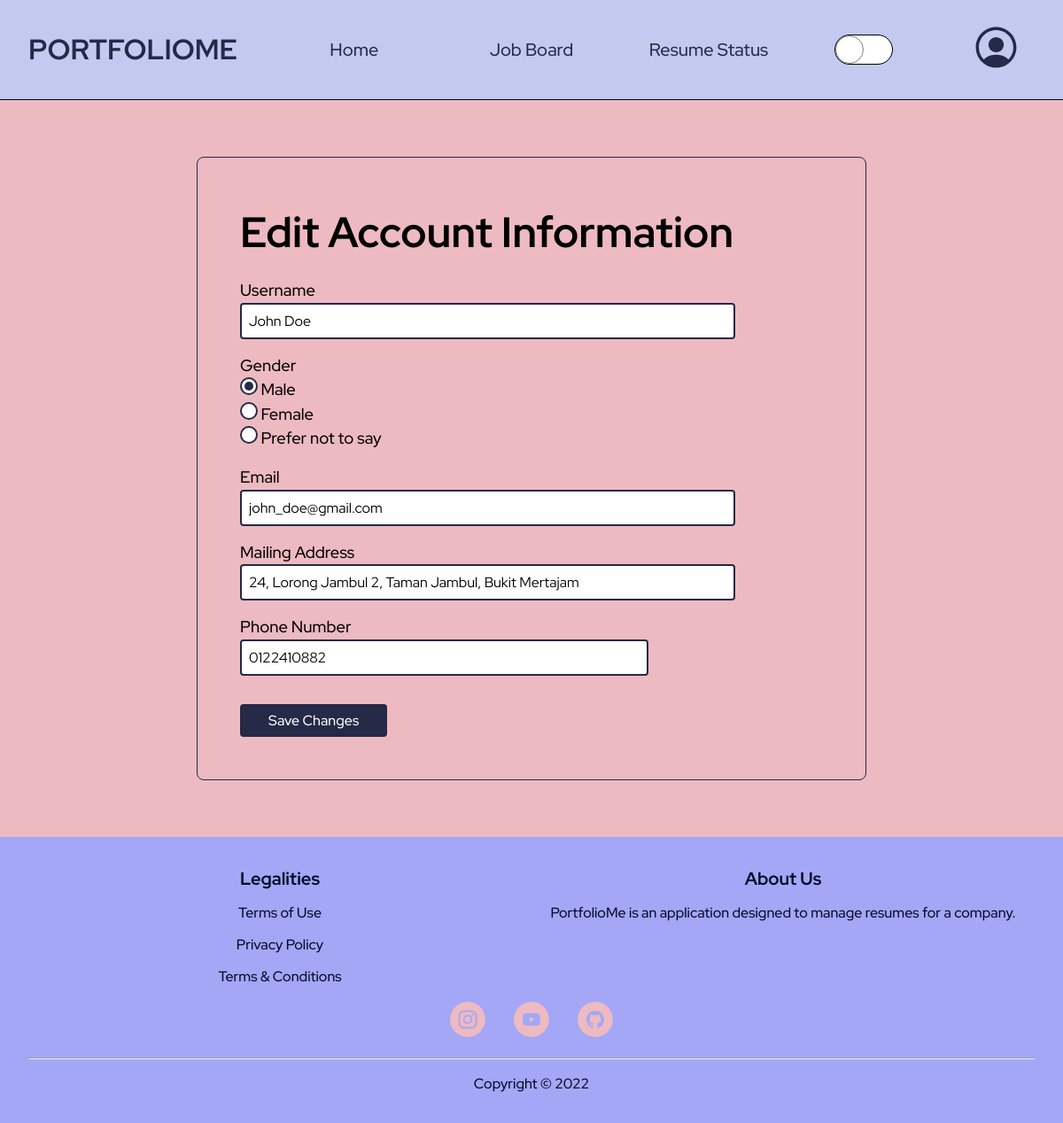
Page /edit_profile (signed in) on the committed database.
### PortfolioMe/models.py (models this page shows, shortened)
class Applicant(db.Model, UserMixin):
    __tablename__ = 'applicant'
    id = db.Column(db.Integer, primary_key=True)
    username = db.Column(db.String(50), unique=True, nullable=False)
    ic = db.Column(db.String(12), unique=True, nullable=False)
    mailing_address = db.Column(db.String(100), unique=False, nullable=False)
    password = db.Column(db.String(60), unique=False, nullable=False)
    gender = db.Column(db.String(20), unique=False, nullable=False)
    email = db.Column(db.String(50), unique=True, nullable=False)
    phone_number = db.Column(db.String(20), unique=False, nullable=False)
    resumes_owned = db.relationship(
        'Resume', backref='associated_applicant', uselist=True)
    status = db.Column(db.String(20), unique=False,
                       nullable=False, default='Active')
    last_active = db.Column(db.DateTime, unique=False, nullable=False,
                            default=datetime.utcnow)

### PortfolioMe/client/routes.py (the view)
@client.route("/edit_profile", methods=["GET", "POST"])
@login_required
def edit_profile():
    form = EditProfileForm()
    if form.validate_on_submit():
        current_user.username = form.username.data
        current_user.email = form.email.data
        current_user.mailing_address = form.mailing_address.data
        current_user.phone_number = form.phone_number.data
        current_user.gender = form.gender.data
        db.session.commit()
        flash(f"Profile updated successfully.", "success")
        return redirect(url_for("client.edit_profile"))
    elif request.method == "GET":
        form.username.data = current_user.username
        form.email.data = current_user.email
        form.mailing_address.data = current_user.mailing_address
        form.phone_number.data = current_user.phone_number
        form.gender.data = current_user.gender
    return render_template("client/edit_profile.html", form=form)

### PortfolioMe/client/forms.py (shortened to what this page needs)
class EditProfileForm(FlaskForm):
    username = StringField('Username', validators=[
        DataRequired(), Length(min=3, max=20)])
    email = StringField('Email', validators=[DataRequired(), Email()])
    mailing_address = StringField(
        'Mailing Address', validators=[DataRequired()])
    phone_number = TelField('Phone Number', validators=[
        DataRequired(), Length(min=8, max=11, message="Follows Malaysian phone number format."), Regexp(r"(01)[0-9]{1}[0-9]{6,8}", message="Phone number is 9 to 11 characters without dash.")])
    gender = RadioField('Gender', validators=[
                        DataRequired()], choices=gender_radio)
    submit = SubmitField('Save Changes')

### PortfolioMe/models.py (called while the page is built)
@login_manager.user_loader
def load_user(user_id):
    applicant = Applicant.query.get(int(user_id))
    if applicant.status != "Active":
        return None and logout_user
    return applicant

### PortfolioMe/templates/client/edit_profile.html (shortened to what this page needs)
{% extends "layout/base.html" %}  {% block css %}<link
    rel="stylesheet"
    href="{{ url_for('static', filename='css/client/edit_profile.css') }}"
/>
{% endblock %} {% block content %}
<main class="edit-profile-container">
    <section class="account-info">
        <h1>Edit Account Information</h1>
        <form method="POST" class="form-container" novalidate>
            <div>
                {{ form.username.label }} {% if form.username.errors %} {{
                form.username(placeholder='New username') }}
                <p class="error-msg">
                    {% for error in form.username.errors %} {{ error }} {%
                    endfor %}
                </p>
                {% else %} {{ form.username(placeholder='New username') }} {%
                endif %}
            </div>
            <div>
                {{ form.gender.label }}
                <span
                    >{% if form.gender.errors %} {{ form.gender }}
                    <p class="error-msg">
                        {% for error in form.gender.errors %} {{ error }} {%
                        endfor %}
                    </p>
                    {% else %} {{ form.gender }} {% endif %}
                </span>
            </div>
            <div>
                {{ form.email.label }} {% if form.email.errors %} {{
                form.email(placeholder='New email') }}
                <p class="error-msg">
                    {% for error in form.email.errors %} {{ error }} {% endfor
                    %}
                </p>
                {% else %} {{ form.email(placeholder='New email')}} {% endif %}
            </div>
            <div>
                {{ form.mailing_address.label }} {% if
                form.mailing_address.errors %} {{
                form.mailing_address(placeholder='New mailing address') }}
                <p class="error-msg">
                    {% for error in form.mailing_address.errors %} {{ error }}
                    {% endfor %}
                </p>
                {% else %} {{ form.mailing_address(placeholder='New mailing
                address')}} {% endif %}
            </div>
            <div>
                {{ form.phone_number.label }} {% if form.phone_number.errors %}
                {{ form.phone_number(placeholder='New phone number') }}
                <p class="error-msg">
                    {% for error in form.phone_number.errors %} {{ error }} {%
                    endfor %}
                </p>
                {% else %} {{ form.phone_number(placeholder='New phone number')}} {% endif %}
            </div>
            <div>{{ form.submit }}</div>
        </form>
    </section>
</main>
{% endblock %} {% block javascript %}{% endblock %}

### PortfolioMe/static/css/layout/base.css (style rules this page uses)
body { display: grid; grid-template-rows: auto 1fr auto; }
:root { --width: 4rem; }
input[type='text'], input[type='password'], input[type='email'], input[type='file'], input[type='tel'], input[type='number'], input[type='url'], textarea { display: block; padding: 0.5rem; border-radius: 0.25rem; }
input[type='submit'], input[type='button'] { cursor: pointer; padding-inline: 2rem; padding-block: 0.5rem; border-radius: 0.25rem; border: none; font-weight: 500; }

### PortfolioMe/static/css/client/edit_profile.css (style rules this page uses)
body { font-weight: 500; z-index: 0; }
main.edit-profile-container { padding-block: 4rem; padding-inline: 12rem; background-color: hsl(var(--pink)); }
section.account-info { margin-inline: auto; width: 75%; padding: 3rem; border-radius: 0.5rem; border: 1px solid hsl(var(--dark-blue)); }
.account-info h1 { font-size: 3rem; margin-bottom: 1rem; }
.form-container { margin-top: 1rem; display: flex; flex-direction: column; row-gap: 1rem; }
input[type='text'], input[type='password'], input[type='email'], input[type='tel'] { border: 2px solid hsl(var(--dark-blue)); width: 70%; }
input[type='submit'] { background-color: hsl(var(--dark-blue)); color: hsl(var(--pure-white)); margin-top: 1rem; }
.form-container label { font-size: 1.15rem; }
.form-container span ul { list-style: none; display: flex; column-gap: 1rem; padding-inline-start: 0; }
.form-container span input { appearance: none; position: relative; width: 20px; height: 20px; border-radius: 50%; border: 2px solid hsl(var(--dark-blue)); background-color: hsl(var(--pure-white)); }
.form-container span input:checked::before { content: ''; position: absolute; width: 10px; height: 10px; top: 50%; left: 50%; transform: translate(-50%, -50%); border-radius: 50%; background-color: hsl(var(--dark-blue)); }
@media screen and (max-width: 1200px) { main.edit-profile-container { padding-inline: 6rem; } }
@media screen and (max-width: 1200px) { input[type='text'], input[type='password'], input[type='email'] { width: 85%; } }
@media screen and (max-width: 1200px) { .form-container span ul { flex-direction: column; } }

### rows in the picture
Applicant: username "John Doe", gender "☑ Male ☐ Female ☐ Prefer not to say", email "john_doe@gmail.com", mailing_address "24, Lorong Jambul 2, Taman Jambul, Bukit Mertajam", phone_number "0122410882"
